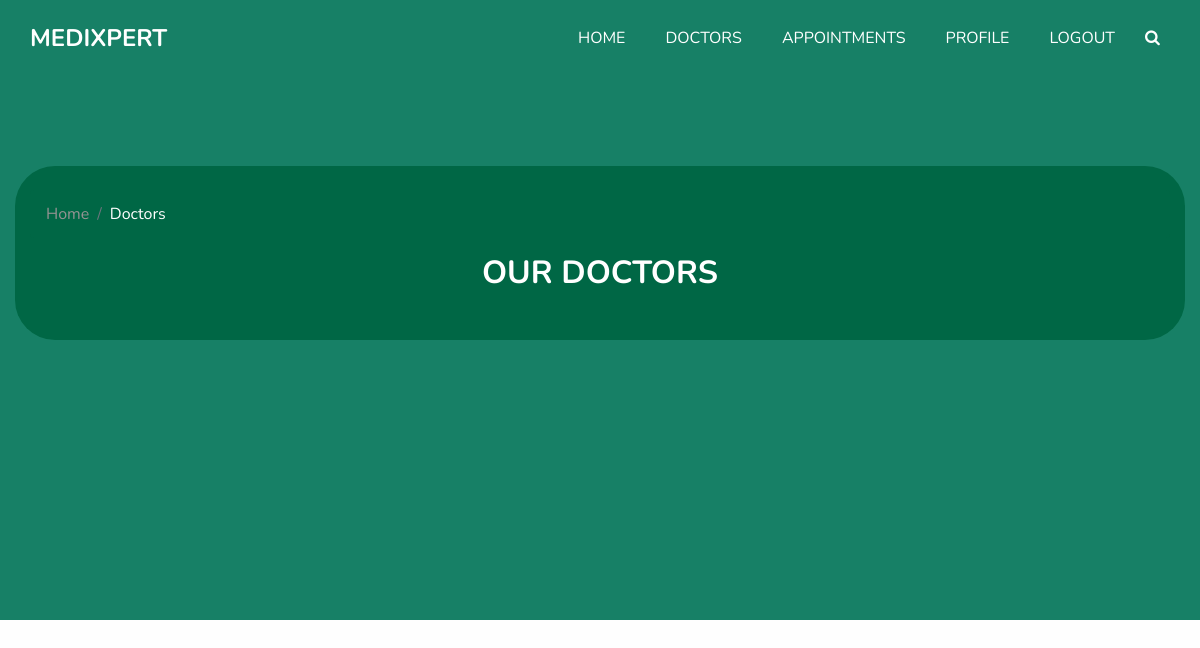
Before: /patient/doctor/ with the older database file.
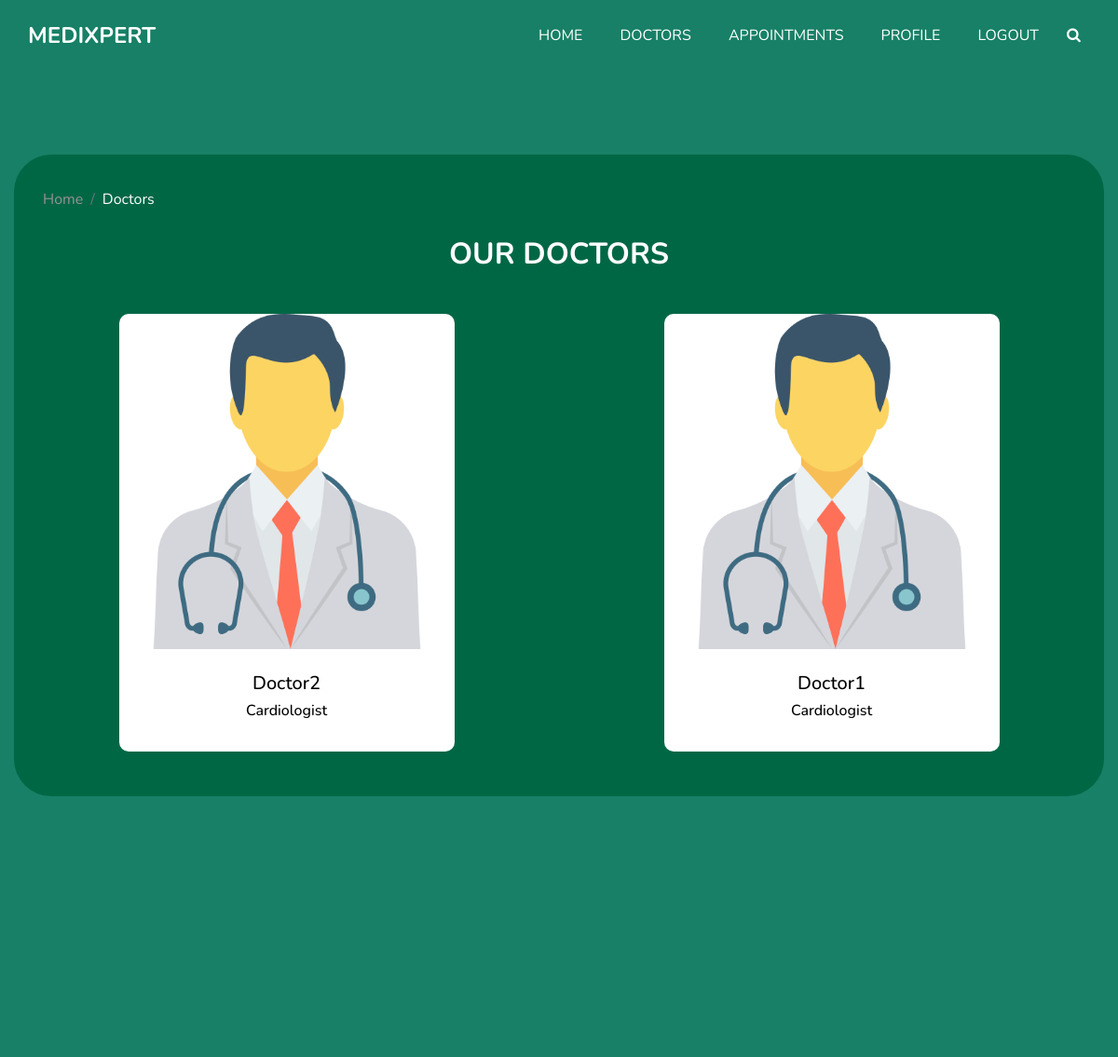
After: the same page with the newer database file.
### patient/models.py (models this page shows, shortened)
class Doctor(models.Model):
    id = models.AutoField(primary_key=True)
    full_name = models.CharField(max_length=30)
    desig = models.CharField(max_length=30)
    email = models.CharField(max_length=30)
    password = models.CharField(max_length=50)
    role = models.CharField(max_length=30, default='doc')

### patient/views.py (the view)
# urls.py: path('doctor/', views.doctorList, name='doctor'),
def doctorList(request):
    doctors = Doctor.objects.all()
    return render(request, 'doctors.html', {'doctors':doctors})

### templates/doctors.html (shortened to what this page needs)
{% load static %}
<!DOCTYPE html>
<html>
<head>
  <link rel="stylesheet" type="text/css" href="{% static 'css/bootstrap.css' %}" />
  <link rel="stylesheet" type="text/css" href="https://cdnjs.cloudflare.com/ajax/libs/OwlCarousel2/2.3.4/assets/owl.carousel.min.css" />
  <link href="{% static 'css/font-awesome.min.css' %}" rel="stylesheet" />
  <link href="{% static 'css/style.css' %}" rel="stylesheet" />
  <link href="{% static 'css/responsive.css' %}" rel="stylesheet" />
</head>
<body class="sub_page">
  <div class="hero_area">
    <header class="header_section">
      <div class="container">
        <nav class="navbar navbar-expand-lg custom_nav-container ">
          <a class="navbar-brand" href="{% url 'patient:home' %}">
            <span>
              MediXpert
            </span>
          </a>
          <div class="collapse navbar-collapse" id="navbarSupportedContent">
            <ul class="navbar-nav">
              <li class="nav-item active">
                <a class="nav-link" href="{% url 'patient:home' %}">Home <span class="sr-only">(current)</span></a>
              </li>
              <li class="nav-item">
                <a class="nav-link" href="{% url 'patient:doctor' %}">Doctors</a>
              </li>
              <li class="nav-item">
                <a class="nav-link" href="{% url 'patient:profile' %}">Appointments</a>
              </li>
              <li class="nav-item">
                <a class="nav-link" href="{% url 'patient:user' %}">Profile</a>
              </li>
              <li class="nav-item">
                <a class="nav-link" onclick="if (confirm('Are you sure you want to log out?')) { } else { event.preventDefault(); }" href="{% url 'patient:logout' %}">Logout</a>
              </li>
              <form class="form-inline">
                <button class="btn  my-2 my-sm-0 nav_search-btn" type="submit">
                  <i class="fa fa-search" aria-hidden="true"></i>
                </button>
              </form>
            </ul>
          </div>
        </nav>
      </div>
    </header>
  </div>
  <section class="doctor_section layout_padding">
    <div class="container" style="background-color: rgb(0, 103, 69);">
      <br>
              <nav aria-label="breadcrumb">
                <ol class="breadcrumb" style="background-color: rgb(0, 103, 69);">
                  <li class="breadcrumb-item active"><a href="{% url 'patient:home' %}" style="color: rgb(149, 147, 147);">Home</a></li>
                  <li class="breadcrumb-item" aria-current="page" style="color: rgb(255, 255, 255);">Doctors</li>
                </ol>
              </nav>
      <div class="heading_container heading_center">
        <h2>
          Our Doctors
        </h2>
      </div>
      <div class="row">
        {% for doctor in doctors %}
        <div class="col-sm-6 col-lg-4 mx-auto">
          <div class="box">
            <div class="img-box">
              <img src="{% static 'images/d2.png' %}" alt="">
            </div>
            <div class="detail-box">
              <h5>
                {{ doctor.full_name }}
              </h5>
              <h6 class="">
                {{ doctor.desig }}
              </h6>
            </div>
          </div>
        </div>
        {% endfor %}
      </div>
      <br><br>
    </div>
  </section>
  <footer class="footer_section">
    <div class="container">
      <div class="row">
        <div class="col-md-6 col-lg-3 footer_col">
        </div>
        <div class="col-md-6 col-lg-3 footer_col">
        </div>
        <div class="col-md-6 col-lg-2 mx-auto footer_col">
          <div class="footer_link_box">
            <div class="footer_links">
            </div>
          </div>
        </div>
        <div class="col-md-6 col-lg-3 footer_col ">
        </div>
      </div>
      <div class="footer-info">
        <p>
        </p>
      </div>
    </div>
  </footer>
</body>
</html>

### static/css/style.css (style rules this page uses)
body { font-family: 'Nunito', sans-serif; color: #000000; background-color: #fefefe; overflow-x: hidden; }
.layout_padding { padding: 90px 0; }
.heading_container { display: -webkit-box; display: -ms-flexbox; display: flex; -webkit-box-orient: vertical; -webkit-box-direction: normal; -ms-flex-direction: column; flex-direction: column; -webkit-box-align: start; -ms-flex-align: start; align-items: flex-start; }
.heading_container h2 { position: relative; font-weight: bold; margin-bottom: 0; text-transform: uppercase; }
.heading_container.heading_center { -webkit-box-align: center; -ms-flex-align: center; align-items: center; text-align: center; }
a, a:hover, a:focus { text-decoration: none; }
.btn, .btn:focus { outline: none !important; -webkit-box-shadow: none; box-shadow: none; }
.hero_area { position: relative; min-height: 100vh; display: -webkit-box; display: -ms-flexbox; display: flex; -webkit-box-orient: vertical; -webkit-box-direction: normal; -ms-flex-direction: column; flex-direction: column; }
.sub_page .hero_area { min-height: auto; background-color: #178066; }
.header_section { padding: 15px 0; }
.navbar-brand span { font-weight: bold; font-size: 24px; color: #ffffff; text-transform: uppercase; }
.custom_nav-container { padding: 0; }
.custom_nav-container .navbar-nav { margin-left: auto; }
.custom_nav-container .navbar-nav .nav-item .nav-link { padding: 5px 20px; color: #ffffff; text-align: center; text-transform: uppercase; border-radius: 5px; -webkit-transition: all 0.3s; transition: all 0.3s; }
.custom_nav-container .nav_search-btn { width: 35px; height: 35px; padding: 0; border: none; color: #ffffff; }
.doctor_section { background: #178066; }
.doctor_section .heading_container { color: #ffffff; }
.doctor_section .box { display: -webkit-box; display: -ms-flexbox; display: flex; -webkit-box-orient: vertical; -webkit-box-direction: normal; -ms-flex-direction: column; flex-direction: column; overflow: hidden; margin-top: 45px; border-radius: 10px; overflow: hidden; background: #ffffff; }
.doctor_section .box .img-box { width: 100%; }
.doctor_section .box .img-box img { width: 100%; }
.doctor_section .box .detail-box { width: 100%; padding: 25px 15px; text-align: center; position: relative; }
.footer_section { background: #178066; color: #ffffff; padding: 60px 0 15px 0; position: relative; }
.footer_section .footer_col { margin-bottom: 30px; }
.footer_section .footer_links { display: -webkit-box; display: -ms-flexbox; display: flex; -ms-flex-wrap: wrap; flex-wrap: wrap; }
.footer_section .footer-info { text-align: center; }
.footer_section .footer-info p { color: #ffffff; padding: 25px 0; margin: 0; }

### static/css/responsive.css (style rules this page uses)
@media (min-width: 1200px) { .container { max-width: 1170px; } }

### templates/doctors.html (style rules this page uses)
.container { border-radius: 40px; }

Changed rows visible on the page:
added Doctor: full_name "Doctor2", desig "Cardiologist"
added Doctor: full_name "Doctor1", desig "Cardiologist"
